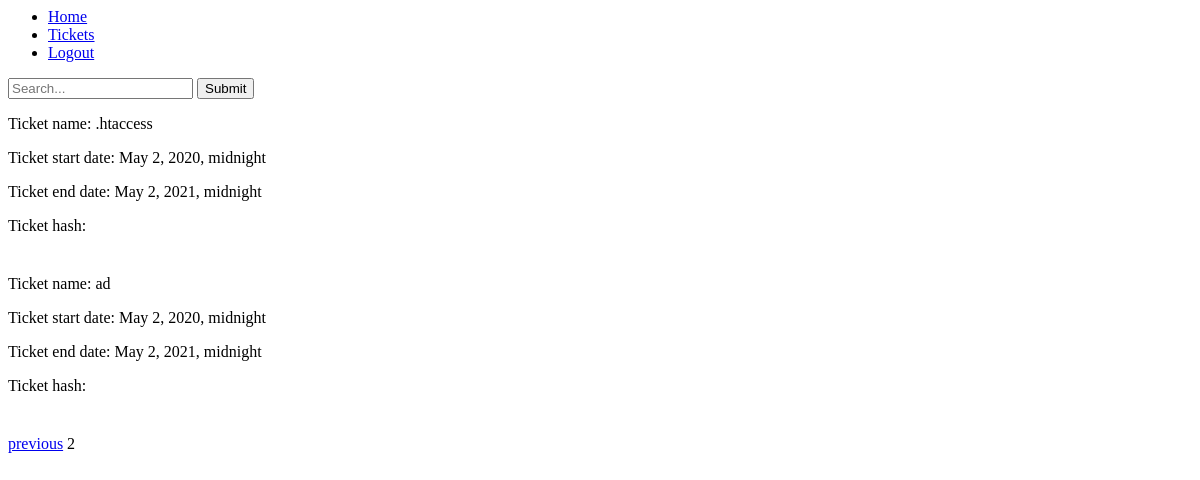
Page /tickets/?page=2 (signed in) on the earlier database version.
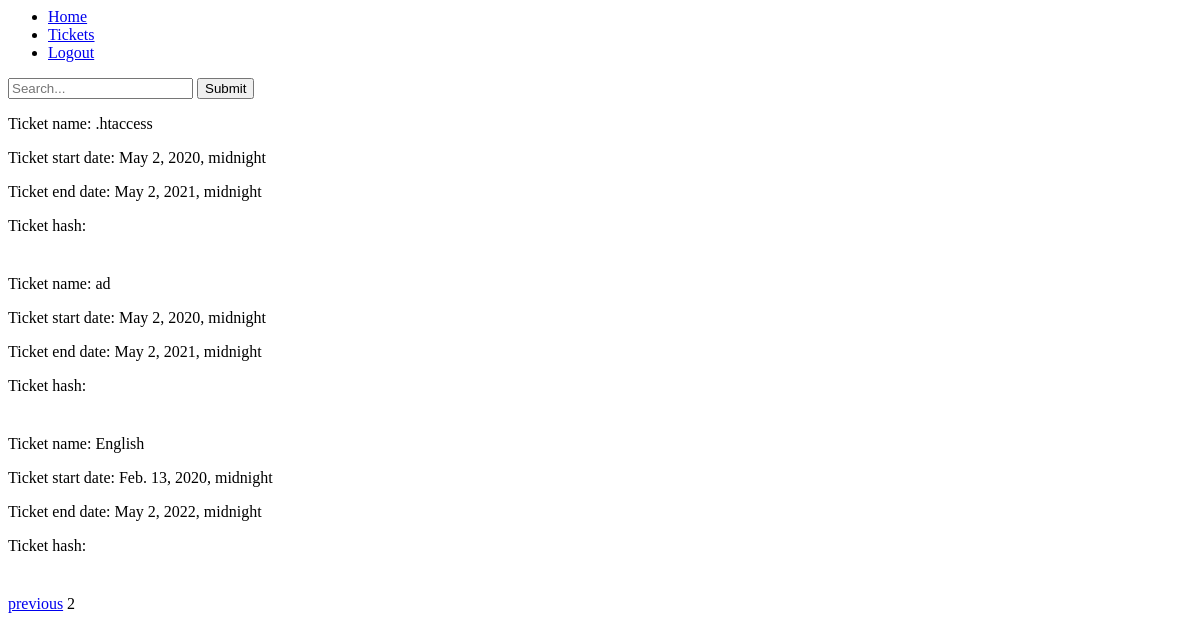
Same page on the later database version.
### ecommerce/models.py (models this page shows)
class Order(models.Model):
    ticket = models.OneToOneField(to=Ticket, on_delete=models.CASCADE)
    user = models.ForeignKey(User, on_delete=models.CASCADE)
    name = models.CharField(max_length=50)
    start_time = models.DateTimeField()
    end_time = models.DateTimeField()
    order_time = models.DateTimeField(default=timezone.now)

### ecommerce/views.py (the view)
# urls.py: path('tickets/', ecommerce_views.tickets, name='tickets')
@login_required
def tickets(request: WSGIRequest) -> HttpResponse:
    context = {}
    query_set = Order.objects.filter(user=request.user)
    if request.GET.get('q'):
        query = request.GET.get('q')
        query_set = get_ticket_queryset(query, request.user)
        context['query'] = query
    paginator = Paginator(query_set, 3,
                          allow_empty_first_page=True)
    page_number = request.GET.get('page')
    ticket_page = paginator.get_page(page_number)
    context['ticket_page'] = ticket_page
    return render(request, 'ecommerce/tickets.html', context=context)

### ecommerce/templates/ecommerce/tickets.html (shortened to what this page needs)
{% extends 'ecommerce/base.html' %}
{% block body %}
    <div>
        <form>
            <input type="text" name="q" placeholder="Search..."
                   value="{{ request.GET.q }}">
            <input type="submit" value="Submit">
        </form>
    </div>
    {% if ticket_page %}
        <div style="margin-top: 0px">
            {% for ticket in ticket_page %}
                <div style="margin-bottom: 40px">
                    <p>Ticket name: {{ ticket.name }}</p>
                    <p>Ticket start date: {{ ticket.start_time }}</p>
                    <p>Ticket end date: {{ ticket.end_time }}</p>
                    <p>Ticket hash: {{ ticket.hash_code }}</p>
                </div>
            {% endfor %}
        </div>
    <div class="pagination">
    <span class="step-links">
        {% if ticket_page.has_previous %}
            <a href="?page={{ ticket_page.previous_page_number }}">previous</a>
        {% endif %}
        <span class="current">
          {{ ticket_page.number }}
        </span>
    </span>
    </div>
    {% else %}
        <p>No result found for "{{ query }}"</p>
    {% endif %}
{% endblock %}

### ecommerce/templates/ecommerce/base.html (shortened to what this page needs)
<html>
  <head>
  </head>
  <body>
      <ul>
      <li><a href="{% url 'home' %}">Home</a></li>
      {% if user.is_authenticated %}
        <li><a href="{% url 'tickets' %}">Tickets</a></li>
        <li><a href="{% url 'logout' %}">Logout</a></li>
      {% else %}
        <li><a href="{% url 'login' %}">Login</a></li>
        <li><a href="{% url 'register' %}">Register</a></li>
      {% endif %}
    </ul>
  {% block body %}
  {% endblock %}
  </body>
</html>

Differences in the rows shown:
added Order: name "English", start_time "Feb. 13, 2020, midnight", end_time "May 2, 2022, midnight"
